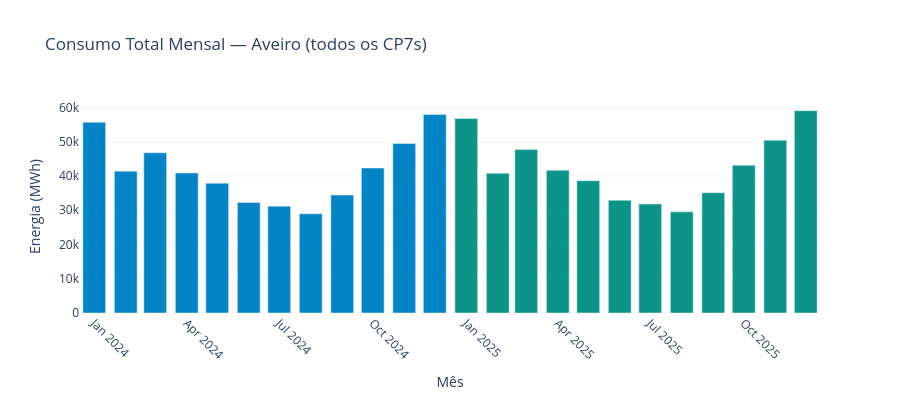
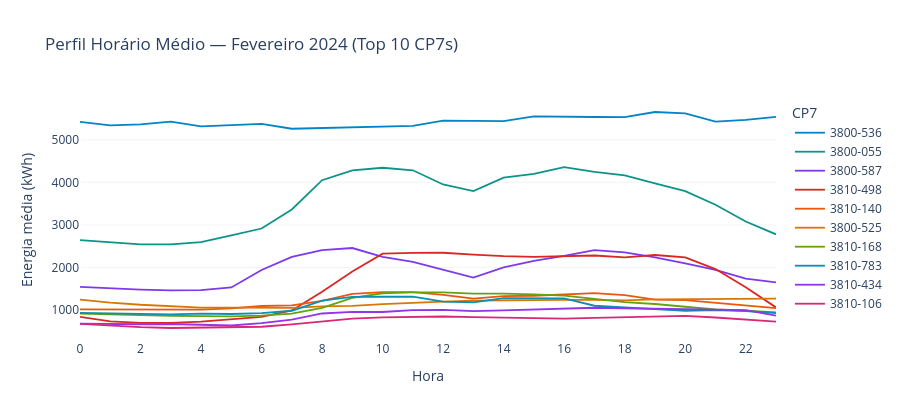

Source (notebook cell) for these figures, in order:
### Markdown cell above
## 8. Visualização — Consumo Mensal por CP7 (Top 10)

### Code cell
# =============================================================
# CÉLULA 9 — GRÁFICO: SÉRIE MENSAL AGREGADA 2024–2025
# =============================================================
resumo_mes_str = resumo_mensal.copy()
resumo_mes_str["periodo"] = resumo_mes_str["ano"].astype(str) + "-" + resumo_mes_str["mes"].astype(str).str.zfill(2)

fig_total = go.Figure()
fig_total.add_trace(go.Bar(
    x=resumo_mes_str["periodo"],
    y=resumo_mes_str["total_MWh"],
    marker_color=["#0284C7" if a == 2024 else "#0D9488" for a in resumo_mes_str["ano"]],
    name="Consumo (MWh)"
))
fig_total.update_layout(
    title="Consumo Total Mensal — Aveiro (todos os CP7s)",
    xaxis_title="Mês", yaxis_title="Energia (MWh)",
    plot_bgcolor="white", paper_bgcolor="white",
    height=400
)
fig_total.update_xaxes(tickangle=45, showgrid=False)
fig_total.update_yaxes(showgrid=True, gridcolor="#F1F5F9")
fig_total.show()

# --- Top 10 CP7s: perfil horário médio em Fevereiro ---
top10_cp7 = top_cp7["cp7"].tolist()
df_top_fev = df_serie[
    (df_serie["cp7"].isin(top10_cp7)) &
    (df_serie["mes"] == 2) &
    (df_serie["ano"] == 2024)
]
perfil_top = df_top_fev.groupby(["cp7", "hora"])["energia_ativa_kwh"].mean().reset_index()

fig_perfil = go.Figure()
cores = ["#0284C7","#0D9488","#7C3AED","#DC2626","#EA580C",
         "#D97706","#65A30D","#0891B2","#9333EA","#DB2777"]
for j, cp in enumerate(top10_cp7):
    sub = perfil_top[perfil_top["cp7"] == cp]
    fig_perfil.add_trace(go.Scatter(
        x=sub["hora"], y=sub["energia_ativa_kwh"],
        mode="lines", name=cp,
        line=dict(color=cores[j % len(cores)], width=1.8)
    ))
fig_perfil.update_layout(
    title="Perfil Horário Médio — Fevereiro 2024 (Top 10 CP7s)",
    xaxis_title="Hora", yaxis_title="Energia média (kWh)",
    plot_bgcolor="white", paper_bgcolor="white",
    height=420, legend_title="CP7"
)
fig_perfil.update_xaxes(tickvals=list(range(0, 24, 2)), showgrid=False)
fig_perfil.update_yaxes(showgrid=True, gridcolor="#F1F5F9")
fig_perfil.show()

### Figure 1 — Plotly figure (JSON) as saved in the notebook; plotly's stock layout.template omitted (floating-point values rounded to 4 significant figures)
{"data": [{"marker": {"color": ["#0284C7", "#0284C7", "#0284C7", "#0284C7", "#0284C7", "#0284C7", "#0284C7", "#0284C7", "#0284C7", "#0284C7", "#0284C7", "#0284C7", "#0D9488", "#0D9488", "#0D9488", "#0D9488", "#0D9488", "#0D9488", "#0D9488", "#0D9488", "#0D9488", "#0D9488", "#0D9488", "#0D9488"]}, "name": "Consumo (MWh)", "type": "bar", "x": ["2024-01", "2024-02", "2024-03", "2024-04", "2024-05", "2024-06", "2024-07", "2024-08", "2024-09", "2024-10", "2024-11", "2024-12", "2025-01", "2025-02", "2025-03", "2025-04", "2025-05", "2025-06", "2025-07", "2025-08", "2025-09", "2025-10", "2025-11", "2025-12"], "y": [55650.0, 41390.0, 46750.0, 40850.0, 37840.0, 32250.0, 31170.0, 28940.0, 34400.0, 42300.0, 49450.0, 57880.0, 56770.0, 40750.0, 47680.0, 41660.0, 38600.0, 32890.0, 31790.0, 29520.0, 35090.0, 43140.0, 50440.0, 59040.0]}], "layout": {"height": 400, "paper_bgcolor": "white", "plot_bgcolor": "white", "title": {"text": "Consumo Total Mensal — Aveiro (todos os CP7s)"}, "xaxis": {"showgrid": false, "tickangle": 45, "title": {"text": "Mês"}}, "yaxis": {"gridcolor": "#F1F5F9", "showgrid": true, "title": {"text": "Energia (MWh)"}}}}

### Figure 2 — Plotly figure (JSON) as saved in the notebook; plotly's stock layout.template omitted (floating-point values rounded to 4 significant figures)
{"data": [{"line": {"color": "#0284C7", "width": 1.8}, "mode": "lines", "name": "3800-536", "type": "scatter", "x": [0, 1, 2, 3, 4, 5, 6, 7, 8, 9, 10, 11, 12, 13, 14, 15, 16, 17, 18, 19, 20, 21, 22, 23], "y": [5420.0, 5339.0, 5364.0, 5427.0, 5316.0, 5341.0, 5373.0, 5260.0, 5276.0, 5300.0, 5308.0, 5330.0, 5450.0, 5442.0, 5441.0, 5549.0, 5538.0, 5537.0, 5533.0, 5654.0, 5624.0, 5430.0, 5470.0, 5539.0]}, {"line": {"color": "#0D9488", "width": 1.8}, "mode": "lines", "name": "3800-055", "type": "scatter", "x": [0, 1, 2, 3, 4, 5, 6, 7, 8, 9, 10, 11, 12, 13, 14, 15, 16, 17, 18, 19, 20, 21, 22, 23], "y": [2643.0, 2591.0, 2544.0, 2545.0, 2598.0, 2752.0, 2916.0, 3364.0, 4052.0, 4281.0, 4344.0, 4285.0, 3951.0, 3794.0, 4111.0, 4198.0, 4357.0, 4249.0, 4167.0, 3979.0, 3793.0, 3475.0, 3080.0, 2780.0]}, {"line": {"color": "#7C3AED", "width": 1.8}, "mode": "lines", "name": "3800-587", "type": "scatter", "x": [0, 1, 2, 3, 4, 5, 6, 7, 8, 9, 10, 11, 12, 13, 14, 15, 16, 17, 18, 19, 20, 21, 22, 23], "y": [1546.0, 1510.0, 1480.0, 1463.0, 1469.0, 1532.0, 1943.0, 2250.0, 2409.0, 2458.0, 2249.0, 2130.0, 1947.0, 1764.0, 2004.0, 2158.0, 2275.0, 2411.0, 2354.0, 2237.0, 2096.0, 1946.0, 1738.0, 1648.0]}, {"line": {"color": "#DC2626", "width": 1.8}, "mode": "lines", "name": "3810-498", "type": "scatter", "x": [0, 1, 2, 3, 4, 5, 6, 7, 8, 9, 10, 11, 12, 13, 14, 15, 16, 17, 18, 19, 20, 21, 22, 23], "y": [838.2, 734.5, 698.9, 698.6, 728.7, 791.6, 838.8, 990.2, 1428.0, 1905.0, 2326.0, 2346.0, 2347.0, 2304.0, 2266.0, 2249.0, 2267.0, 2282.0, 2240.0, 2294.0, 2240.0, 1964.0, 1535.0, 1063.0]}, {"line": {"color": "#EA580C", "width": 1.8}, "mode": "lines", "name": "3810-140", "type": "scatter", "x": [0, 1, 2, 3, 4, 5, 6, 7, 8, 9, 10, 11, 12, 13, 14, 15, 16, 17, 18, 19, 20, 21, 22, 23], "y": [1017.0, 1017.0, 1009.0, 1004.0, 1012.0, 1039.0, 1096.0, 1110.0, 1217.0, 1382.0, 1424.0, 1420.0, 1359.0, 1271.0, 1327.0, 1336.0, 1361.0, 1397.0, 1352.0, 1247.0, 1234.0, 1176.0, 1103.0, 1044.0]}, {"line": {"color": "#D97706", "width": 1.8}, "mode": "lines", "name": "3800-525", "type": "scatter", "x": [0, 1, 2, 3, 4, 5, 6, 7, 8, 9, 10, 11, 12, 13, 14, 15, 16, 17, 18, 19, 20, 21, 22, 23], "y": [1248.0, 1177.0, 1125.0, 1088.0, 1057.0, 1058.0, 1049.0, 1051.0, 1087.0, 1100.0, 1140.0, 1178.0, 1201.0, 1222.0, 1232.0, 1229.0, 1242.0, 1239.0, 1226.0, 1254.0, 1254.0, 1269.0, 1263.0, 1270.0]}, {"line": {"color": "#65A30D", "width": 1.8}, "mode": "lines", "name": "3810-168", "type": "scatter", "x": [0, 1, 2, 3, 4, 5, 6, 7, 8, 9, 10, 11, 12, 13, 14, 15, 16, 17, 18, 19, 20, 21, 22, 23], "y": [916.9, 896.0, 877.3, 867.2, 858.7, 853.7, 870.1, 918.4, 1053.0, 1287.0, 1395.0, 1417.0, 1418.0, 1388.0, 1384.0, 1371.0, 1338.0, 1258.0, 1188.0, 1142.0, 1081.0, 1013.0, 986.3, 948.1]}, {"line": {"color": "#0891B2", "width": 1.8}, "mode": "lines", "name": "3810-783", "type": "scatter", "x": [0, 1, 2, 3, 4, 5, 6, 7, 8, 9, 10, 11, 12, 13, 14, 15, 16, 17, 18, 19, 20, 21, 22, 23], "y": [934.3, 921.1, 906.6, 897.3, 915.3, 908.2, 929.6, 983.9, 1223.0, 1310.0, 1313.0, 1315.0, 1200.0, 1183.0, 1279.0, 1278.0, 1276.0, 1102.0, 1056.0, 1020.0, 983.4, 999.1, 974.2, 930.9]}, {"line": {"color": "#9333EA", "width": 1.8}, "mode": "lines", "name": "3810-434", "type": "scatter", "x": [0, 1, 2, 3, 4, 5, 6, 7, 8, 9, 10, 11, 12, 13, 14, 15, 16, 17, 18, 19, 20, 21, 22, 23], "y": [683.3, 668.1, 666.7, 672.4, 659.3, 637.5, 693.8, 775.0, 919.7, 960.0, 955.1, 1001.0, 1006.0, 975.4, 995.3, 1018.0, 1028.0, 1054.0, 1042.0, 1032.0, 1024.0, 1013.0, 998.5, 868.4]}, {"line": {"color": "#DB2777", "width": 1.8}, "mode": "lines", "name": "3810-106", "type": "scatter", "x": [0, 1, 2, 3, 4, 5, 6, 7, 8, 9, 10, 11, 12, 13, 14, 15, 16, 17, 18, 19, 20, 21, 22, 23], "y": [677.1, 629.7, 599.1, 578.9, 591.8, 594.2, 608.4, 663.3, 721.8, 797.7, 829.5, 836.2, 849.2, 836.0, 826.3, 807.9, 800.7, 817.9, 828.4, 855.2, 863.1, 825.2, 780.6, 727.2]}], "layout": {"height": 420, "legend": {"title": {"text": "CP7"}}, "paper_bgcolor": "white", "plot_bgcolor": "white", "title": {"text": "Perfil Horário Médio — Fevereiro 2024 (Top 10 CP7s)"}, "xaxis": {"showgrid": false, "tickvals": [0, 2, 4, 6, 8, 10, 12, 14, 16, 18, 20, 22], "title": {"text": "Hora"}}, "yaxis": {"gridcolor": "#F1F5F9", "showgrid": true, "title": {"text": "Energia média (kWh)"}}}}
